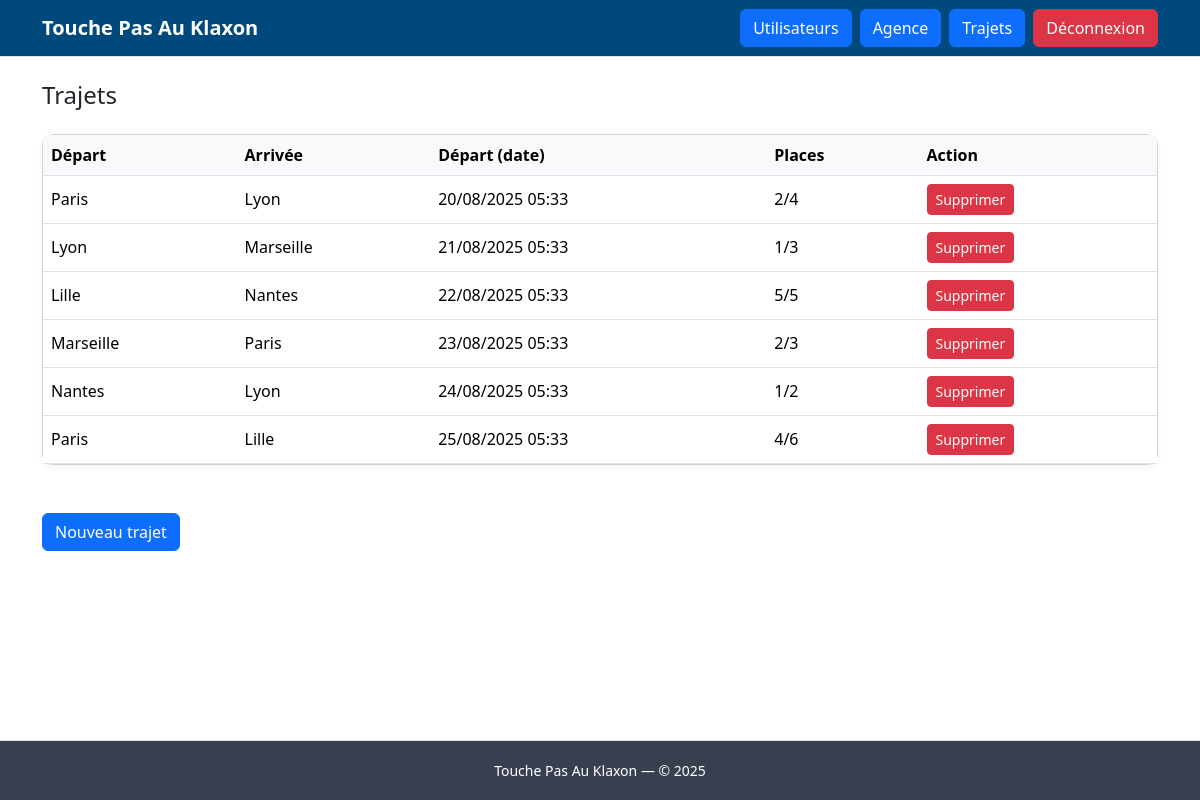
Screenshot of /admin/trips (signed in) with the database file from the repository.
### tables this page shows
CREATE TABLE trips (
  id INT AUTO_INCREMENT PRIMARY KEY,
  departure_agency_id INT NOT NULL,
  arrival_agency_id INT NOT NULL,
  departure_at DATETIME NOT NULL,
  arrival_at DATETIME NOT NULL,
  total_seats INT NOT NULL,
  available_seats INT NOT NULL,
  contact_user_id INT NOT NULL,
  created_by_user_id INT NOT NULL,
  updated_at TIMESTAMP NULL DEFAULT NULL,
  CONSTRAINT chk_seats CHECK (total_seats >= 1 AND available_seats >= 0 AND available_seats <= total_seats),
  CONSTRAINT fk_dep FOREIGN KEY (departure_agency_id) REFERENCES agencies(id) ON DELETE RESTRICT,
  CONSTRAINT fk_arr FOREIGN KEY (arrival_agency_id) REFERENCES agencies(id) ON DELETE RESTRICT,
  CONSTRAINT fk_contact FOREIGN KEY (contact_user_id) REFERENCES users(id) ON DELETE RESTRICT,
  CONSTRAINT fk_created_by FOREIGN KEY (created_by_user_id) REFERENCES users(id) ON DELETE RESTRICT
);

CREATE TABLE agencies (
  id INT AUTO_INCREMENT PRIMARY KEY,
  name VARCHAR(120) NOT NULL UNIQUE
);

### app/Core/Controller.php (called while the page is built, shortened)
<?php
class Controller{
    protected function view(string $path, array $data = []): void
    {
        extract($data, EXTR_SKIP);
        require __DIR__ . '/../Views/' . $path . '.php';
    }
}

### app/Controllers/AdminController.php (called while the page is built, shortened)
<?php
class AdminController extends Controller
{
    public function tripsIndex(): void
    {
        $this->view('admin/trips', [
            'trips'    => $this->trips->all(),
            'agencies' => $this->agencies->all(),
        ]);
    }
}

### routes/router.php (called while the page is built, shortened)
<?php
$config = require __DIR__ . '/../config/config.php';
$db = new Database($config['db']);
$users     = new UserRepository($db);
$agencies  = new AgencyRepository($db);
$trips     = new TripRepository($db);
$auth      = new Auth($users);
$home  = new HomeController($trips);
$authc = new AuthController($auth);
$tripc = new TripController($trips, $agencies, $auth);
$admin = new AdminController($auth, $users, $agencies, $trips);
$router = new Router();
$router->get('/', fn() => $home->index());
$router->get('/login', fn() => $authc->showLogin());
$router->post('/login', fn() => $authc->login());
$router->get('/logout', fn() => $authc->logout());
$router->get('/trips/create', fn() => $tripc->createForm());
$router->post('/trips', fn() => $tripc->create());
$router->get('/trips/show', fn() => $tripc->show((int)($_GET['id'] ?? 0)));
$router->get('/trips/edit', fn() => $tripc->editForm((int)($_GET['id'] ?? 0)));
$router->post('/trips/update', fn() => $tripc->update((int)($_POST['id'] ?? 0)));
$router->post('/trips/delete', fn() => $tripc->delete((int)($_POST['id'] ?? 0)));
$router->get('/admin', fn() => $admin->usersIndex());
$router->get('/admin/users', fn() => $admin->usersIndex());
$router->get('/admin/agencies', fn() => $admin->agenciesIndex());
$router->get('/admin/trips', fn() => $admin->tripsIndex());
$router->post('/admin/agencies', fn() => $admin->agenciesCreate());
$router->post('/admin/agencies/update', fn() => $admin->agenciesUpdate());
$router->post('/admin/agencies/delete', fn() => $admin->agenciesDelete());
$router->post('/admin/trips/delete', fn() => $admin->tripsDelete());
return $router;

### app/Core/Router.php (called while the page is built, shortened)
<?php
class Router{
    private array $get = [];
    private array $post = [];
    public function get(string $path, callable $handler): void
    {
        $this->get[$path] = $handler;
    }
    public function post(string $path, callable $handler): void
    {
        $this->post[$path] = $handler;
    }
    public function dispatch(string $method, string $path): void
    {
        $table = strtoupper($method) === 'POST' ? $this->post : $this->get;
        $handler = $table[$path] ?? null;
        $handler();
    }
}

### public/index.php (called while the page is built, shortened)
<?php
$router = require __DIR__ . '/../routes/router.php';
$uri = parse_url($_SERVER['REQUEST_URI'], PHP_URL_PATH);
$router->dispatch($_SERVER['REQUEST_METHOD'], $uri);

### app/Repositories/TripRepository.php (called while the page is built, shortened)
<?php
class TripRepository{
    private PDO $db;
    public function __construct(Database $db)
    {
        $this->db = $db->getPdo();
    }
    public function all(): array
    {
        $sql = "
            SELECT
                t.id,
                t.departure_at,
                t.arrival_at,
                t.total_seats,
                t.available_seats,
                t.created_by_user_id,
                da.name AS departure,
                aa.name AS arrival
            FROM trips t
            JOIN agencies da ON t.departure_agency_id = da.id
            JOIN agencies aa ON t.arrival_agency_id = aa.id
            ORDER BY t.departure_at ASC
        ";
        return $this->db->query($sql)->fetchAll(PDO::FETCH_ASSOC);
    }
}

### app/Views/admin/trips.php (the view, shortened to what this page needs)
<h1 class="h4 mb-4">Trajets</h1>
<div class="row">
  <div class="col">
    <div class="card">
      <div class="card-body p-0">
        <table class="table mb-0 align-middle">
          <thead>
            <tr>
              <th>Départ</th>
              <th>Arrivée</th>
              <th>Départ (date)</th>
              <th>Places</th>
              <th>Action</th>
            </tr>
          </thead>
          <tbody>
          <?php foreach ($trips as $t): ?>
            <tr>
              <td><?= htmlspecialchars($t['departure']) ?></td>
              <td><?= htmlspecialchars($t['arrival']) ?></td>
              <td><?= date('d/m/Y H:i', strtotime($t['departure_at'])) ?></td>
              <td><?= (int)$t['available_seats'] ?>/<?= (int)$t['total_seats'] ?></td>
              <td>
                <form method="post" action="/admin/trips/delete" onsubmit="return confirm('Supprimer ce trajet ?');">
                  <button class="btn btn-sm btn-danger">Supprimer</button>
                </form>
              </td>
            </tr>
          <?php endforeach; ?>
          </tbody>
        </table>
      </div>
    </div>
  </div>
  <div><a class="btn btn-primary mt-5" href="/trips/create">Nouveau trajet</a></div>
<?php $content = ob_get_clean(); include __DIR__.'/../layouts/app.php'; ?>

### app/Views/layouts/app.php (shortened to what this page needs)
<?php $appName = $appName ?? 'Touche Pas Au Klaxon'; ?>
<!doctype html>
<html lang="fr">
<head>
  <link href="https://cdn.jsdelivr.net/npm/bootstrap@5.3.2/dist/css/bootstrap.min.css" rel="stylesheet">
  <link rel="stylesheet" href="/css/style.css">
</head>
<body>
<nav class="navbar navbar-expand-lg bg-light border-bottom">
  <div class="container">
    <a class="navbar-brand fw-semibold" href="/"><?= htmlspecialchars($appName) ?></a>
    <div class="collapse navbar-collapse" id="mainNavbar">
      <div class="ms-auto d-flex flex-column flex-lg-row align-items-start align-items-lg-center gap-2 mt-3 mt-lg-0">
        <?php if (empty($_SESSION['uid'])): ?>
          <a class="btn btn-primary w-100 w-lg-auto" href="/login">Connexion</a>
        <?php elseif (($_SESSION['role'] ?? '') !== 'admin'): ?>
          <a class="btn btn-danger w-100 w-lg-auto" href="/logout">Déconnexion</a>
        <?php else: ?>
          <a class="btn btn-primary w-100 w-lg-auto" href="/admin/users">Utilisateurs</a>
          <a class="btn btn-primary w-100 w-lg-auto" href="/admin/agencies">Agence</a>
          <a class="btn btn-primary w-100 w-lg-auto" href="/admin/trips">Trajets</a>
          <a class="btn btn-danger w-100 w-lg-auto" href="/logout">Déconnexion</a>
        <?php endif; ?>
      </div>
    </div>
  </div>
</nav>
<main class="container py-4">
  <?= $content ?? '' ?>
</main>
<footer class="border-top py-3" id="mainFooter">
  <div class="container small text-center">
    <?= htmlspecialchars($appName) ?> — © <?= date('Y') ?>
  </div>
</footer>
</body>
</html>

### public/css/style.css (style rules this page uses)
.navbar { background-color: #00497c !important; }
.navbar .navbar-brand, .navbar .nav-link, .navbar .btn { color: #fff !important; }
body { padding-bottom: 80px; }
#mainFooter { position: fixed; left: 0; right: 0; bottom: 0; height: 60px; background-color: #384050; color: #fff; display: flex; align-items: center; justify-content: center; z-index: 1030; }
.table th { background-color: #f8f9fa; }
.card { border-radius: 0.75rem; box-shadow: 0 2px 6px rgba(0, 0, 0, 0.05); }

### rows the page displays
trips: departure_agency.name "Paris", arrival_agency.name "Lyon", departure_at "20/08/2025 05:33", available_seats "2", total_seats "4"
trips: departure_agency.name "Lyon", arrival_agency.name "Marseille", departure_at "21/08/2025 05:33", available_seats "1", total_seats "3"
trips: departure_agency.name "Lille", arrival_agency.name "Nantes", departure_at "22/08/2025 05:33", available_seats "5", total_seats "5"
trips: departure_agency.name "Marseille", arrival_agency.name "Paris", departure_at "23/08/2025 05:33", available_seats "2", total_seats "3"
trips: departure_agency.name "Nantes", arrival_agency.name "Lyon", departure_at "24/08/2025 05:33", available_seats "1", total_seats "2"
trips: departure_agency.name "Paris", arrival_agency.name "Lille", departure_at "25/08/2025 05:33", available_seats "4", total_seats "6"

### other values shown
$appName "Touche Pas Au Klaxon"
